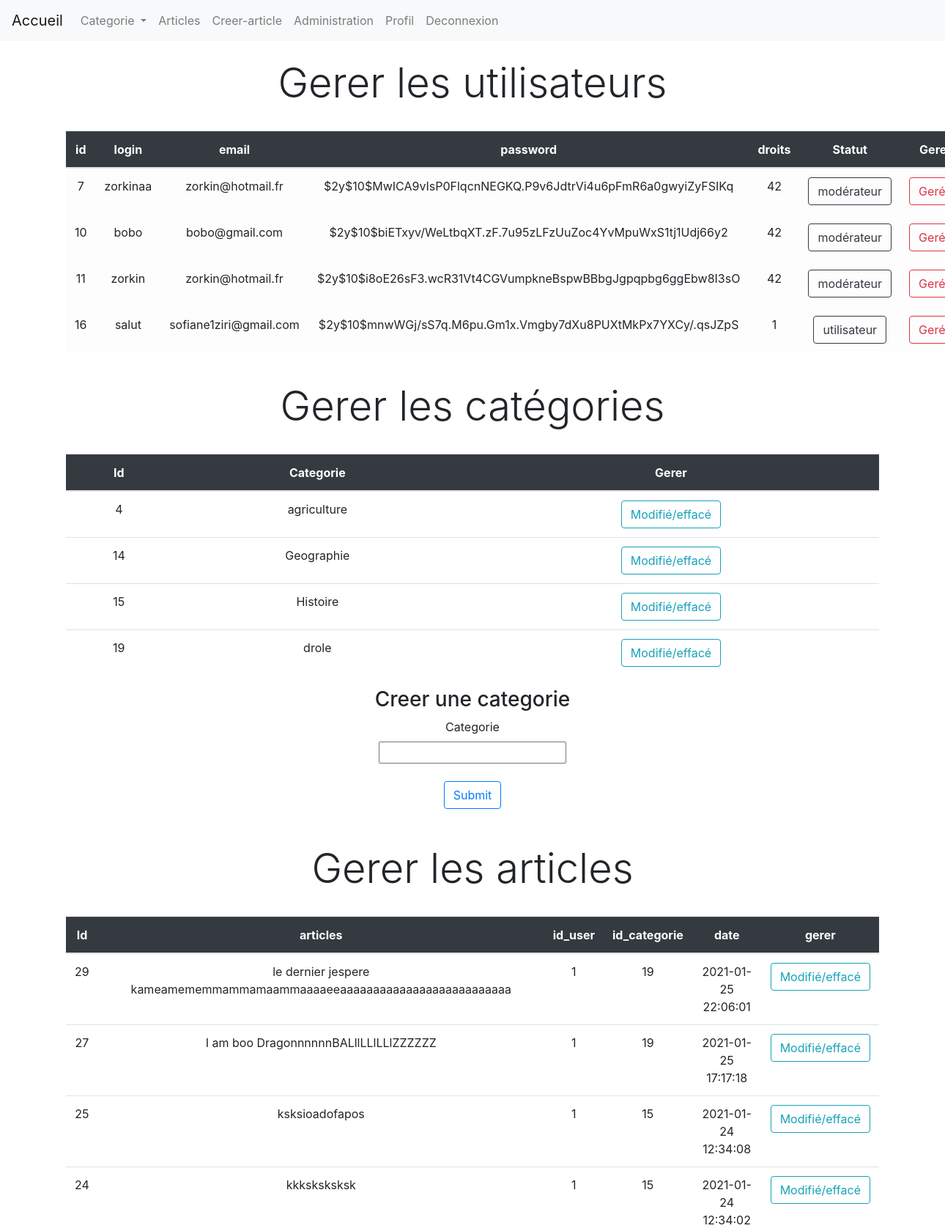
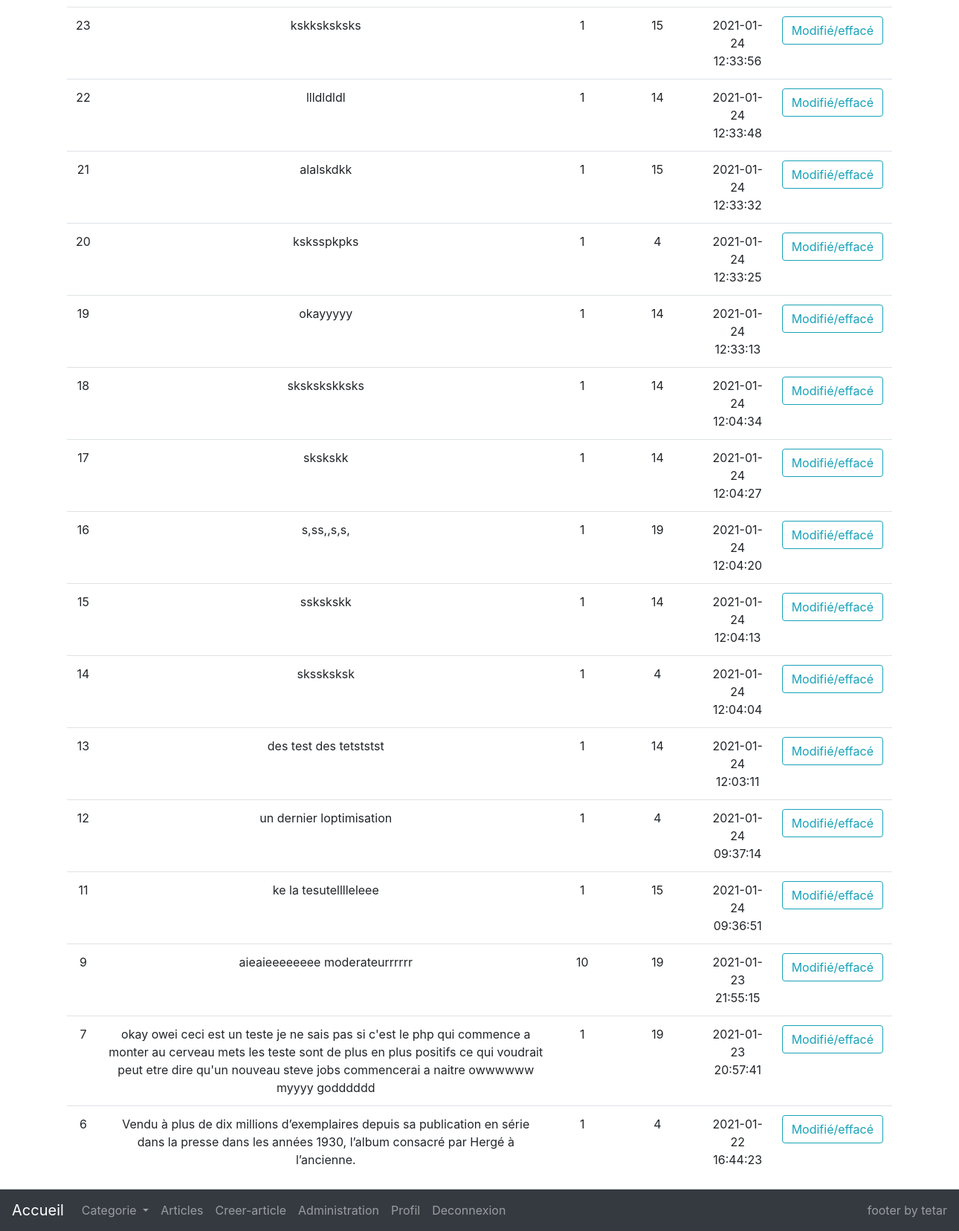
The page /admin.php (signed in) on the database its author committed (2 pictures, top to bottom).
### tables this page shows
CREATE TABLE `utilisateurs` (
  `id` int(11) NOT NULL,
  `login` varchar(255) NOT NULL,
  `password` varchar(255) NOT NULL,
  `email` varchar(255) NOT NULL,
  `id_droits` int(11) NOT NULL
);

CREATE TABLE `categories` (
  `id` int(11) NOT NULL,
  `nom` varchar(80) NOT NULL
);

CREATE TABLE `articles` (
  `id` int(11) NOT NULL,
  `article` text NOT NULL,
  `id_utilisateur` int(11) NOT NULL,
  `id_categorie` int(11) NOT NULL,
  `date` timestamp NOT NULL DEFAULT current_timestamp() ON UPDATE current_timestamp()
);

### models/Model.php (called while the page is built, shortened)
<?php
require_once('_config/Db.php');
class model{
    public function __construct(){
		$this->pdo = \db::getPdo();
	}
}

### _config/Db.php (called while the page is built)
<?php
class db{
	private static $instance = null;
public static function getPdo(): PDO
{
	if (self::$instance === null) {
	self::$instance = new PDO('mysql:host=localhost;dbname=blog;charset=utf8', 'root', '', [
    PDO::ATTR_ERRMODE => PDO::ERRMODE_EXCEPTION,
    PDO::ATTR_DEFAULT_FETCH_MODE => PDO::FETCH_ASSOC
]);
}
	return self::$instance;
}
}

### models/User_model/User_model.php (called while the page is built, shortened)
<?php
require_once('models/Model.php');
class usermodel extends model
{
    protected $pdo;
    public function selectalluser(){
    $sql = "SELECT id, login, email, password, id_droits FROM utilisateurs";
    $stmt = $this->pdo->prepare($sql);
    $stmt->execute();
    while($user = $stmt->fetchAll(PDO::FETCH_ASSOC)){
        return $user;
    }
}
}

### controllers/User_controller/User_controller.php (called while the page is built, shortened)
<?php
require_once'models/User_model/User_model.php';
class usercontroller extends controller
{
    private $model;
    public function __construct(){
        $this->model = new usermodel();
    }
public function selectAllUser(){
        return $user = $this->model->selectalluser();
}
}

### views/Admin_view.php (the view, shortened to what this page needs)
<?php
require_once'models/User_model/User_model.php';
class adminview
{
public function tableuser($user){
    $view = "";
    for($i=1;isset($user[$i]);$i++){
                if($user[$i]['id_droits']==1){
                    $infoS = "utilisateur";
                }
                if($user[$i]['id_droits']==42){
                    $infoS = "modérateur";
                }
            $idbtn = 0;
                $x=0;
        foreach($user[$i] as $users){
            if($x==0){
                $idbtn = $users;
                $x=1;
            }
                 $view.='<td>'.$users.'</td>';
                    }
    $view.= '<td><button type="button" class="btn btn-outline-dark">'.$infoS.'</button></td>
    <td><form method="get" action="adminuser.php"><button class="btn btn-outline-danger" name="idbutton" value="'.$idbtn.'">Gerée</button></form></td></tr>';
    }
    return $view;
}
public function tableCategorie($categorie){
    $view = "<tr>";
    for($p=0;isset($categorie[$p]);$p++){
             $c=0;
             $idcat = 0;
             foreach($categorie[$p] as $categori){
                    if($c==0){
                $idcat = $categori;
                $c=1;
            }
        $view.="<td>$categori</td>";
             }
             $view.="<td><form method='get' action='admincategorie.php'><button name='idcategorie' class='btn btn-outline-info' value='".$idcat."'>Modifié/effacé</button></form></td></tr>";
        }
    $view.="";
    return $view;
    }
public function tableArticle($article){
    $view="<tr>";
    for($t=0;isset($article[$t]);$t++){
             $q=0;
             $idart = 0;
             foreach($article[$t] as $articles){
                    if($q==0){
                $idart = $articles;
                $q=1;
            }
                    $view.="<td>$articles</td>";
             }
$view.="<td><form method='get' action='adminarticle.php'><button name='id' class='btn btn-outline-info' value='".$idart."'>Modifié/effacé</button></form></td></tr>";
         }
    return $view;
    }
}

### assets/style/style.css (style rules this page uses)
html, section.login { height: 100%; }

### rows shown on the page
utilisateurs: id "7", login "zorkinaa", email "zorkin@hotmail.fr", password "$2y$10$MwICA9vIsP0FlqcnNEGKQ.P9v6JdtrVi4u6pFmR6a0gwyiZyFSIKq", id_droits "42", id_droits "modérateur"
utilisateurs: id "10", login "bobo", email "bobo@gmail.com", password "$2y$10$biETxyv/WeLtbqXT.zF.7u95zLFzUuZoc4YvMpuWxS1tj1Udj66y2", id_droits "42", id_droits "modérateur"
utilisateurs: id "11", login "zorkin", email "zorkin@hotmail.fr", password "$2y$10$i8oE26sF3.wcR31Vt4CGVumpkneBspwBBbgJgpqpbg6ggEbw8I3sO", id_droits "42", id_droits "modérateur"
utilisateurs: id "16", login "salut", email "sofiane1ziri@gmail.com", password "$2y$10$mnwWGj/sS7q.M6pu.Gm1x.Vmgby7dXu8PUXtMkPx7YXCy/.qsJZpS", id_droits "1", id_droits "utilisateur"
categories: id "4", nom "agriculture"
categories: id "14", nom "Geographie"
categories: id "15", nom "Histoire"
categories: id "19", nom "drole"
articles: id "29", article "le dernier jespere kameamememmammamaammaaaaeeaaaaaaaaaaaaaaaaaaaaaaaaaa", id_utilisateur "1", id_categorie "19", date "2021-01-25 22:06:01"
articles: id "27", article "I am boo DragonnnnnnBALllLLlLLlZZZZZZ", id_utilisateur "1", id_categorie "19", date "2021-01-25 17:17:18"
articles: id "25", article "ksksioadofapos", id_utilisateur "1", id_categorie "15", date "2021-01-24 12:34:08"
articles: id "24", article "kkksksksksk", id_utilisateur "1", id_categorie "15", date "2021-01-24 12:34:02"
articles: id "23", article "kskksksksks", id_utilisateur "1", id_categorie "15", date "2021-01-24 12:33:56"
articles: id "22", article "llldldldl", id_utilisateur "1", id_categorie "14", date "2021-01-24 12:33:48"
articles: id "21", article "alalskdkk", id_utilisateur "1", id_categorie "15", date "2021-01-24 12:33:32"
articles: id "20", article "ksksspkpks", id_utilisateur "1", id_categorie "4", date "2021-01-24 12:33:25"
articles: id "19", article "okayyyyy", id_utilisateur "1", id_categorie "14", date "2021-01-24 12:33:13"
articles: id "18", article "skskskskksks", id_utilisateur "1", id_categorie "14", date "2021-01-24 12:04:34"
articles: id "17", article "skskskk", id_utilisateur "1", id_categorie "14", date "2021-01-24 12:04:27"
articles: id "16", article "s,ss,,s,s,", id_utilisateur "1", id_categorie "19", date "2021-01-24 12:04:20"
articles: id "15", article "sskskskk", id_utilisateur "1", id_categorie "14", date "2021-01-24 12:04:13"
articles: id "14", article "skssksksk", id_utilisateur "1", id_categorie "4", date "2021-01-24 12:04:04"
articles: id "13", article "des test des tetststst", id_utilisateur "1", id_categorie "14", date "2021-01-24 12:03:11"
articles: id "12", article "un dernier loptimisation", id_utilisateur "1", id_categorie "4", date "2021-01-24 09:37:14"
articles: id "11", article "ke la tesutelllleleee", id_utilisateur "1", id_categorie "15", date "2021-01-24 09:36:51"
articles: id "9", article "aieaieeeeeeee moderateurrrrrr", id_utilisateur "10", id_categorie "19", date "2021-01-23 21:55:15"
articles: id "7", article "okay owei ceci est un teste je ne sais pas si c'est le php qui commence a monter au cerveau mets les teste sont de plus en plus positifs ce qui voudrait peut etre dire qu'un nouveau steve jobs commencerai a naitre owwwwww myyyy godddddd", id_utilisateur "1", id_categorie "19", date "2021-01-23 20:57:41"
articles: id "6", article "Vendu à plus de dix millions d’exemplaires depuis sa publication en série dans la presse dans les années 1930, l’album consacré par Hergé à l’ancienne.", id_utilisateur "1", id_categorie "4", date "2021-01-22 16:44:23"
